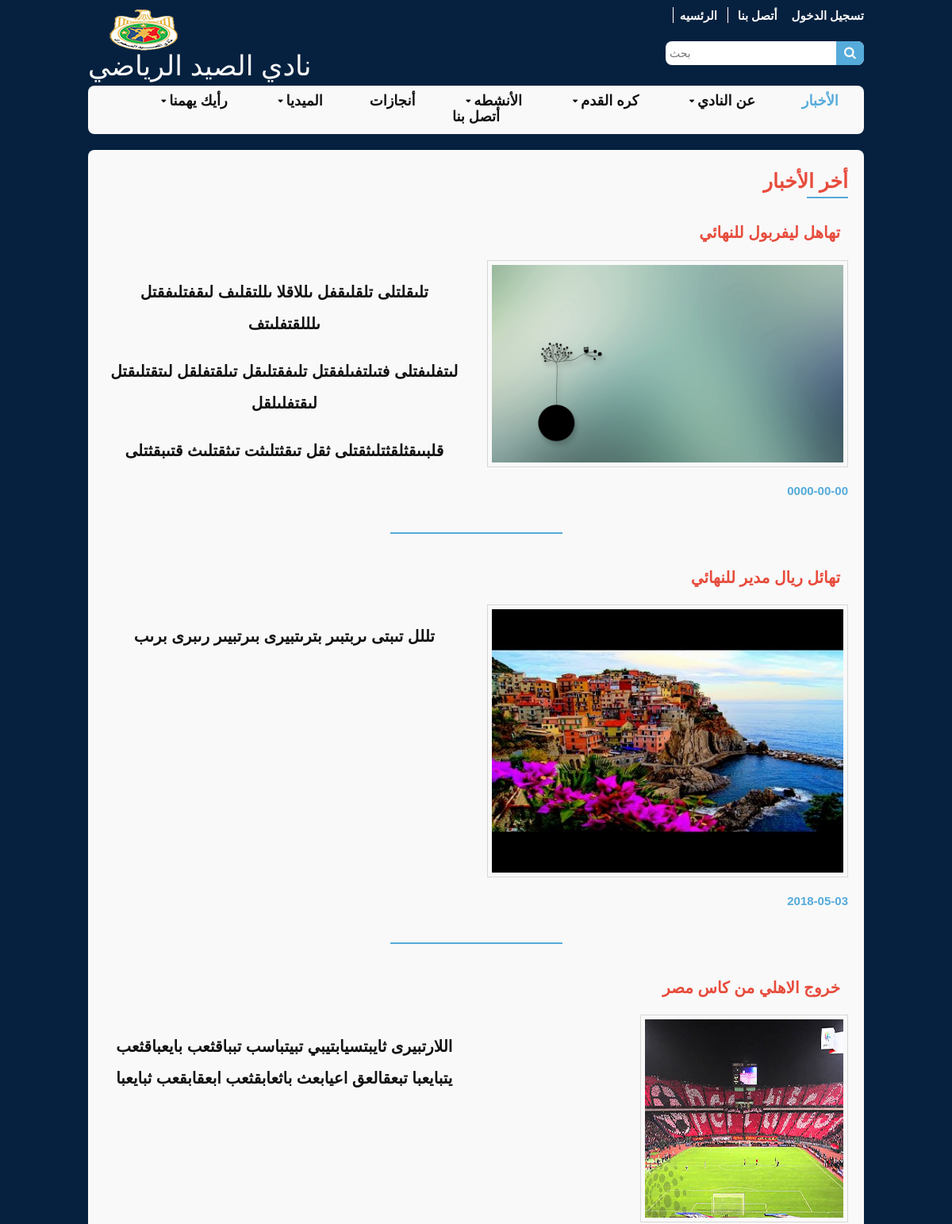
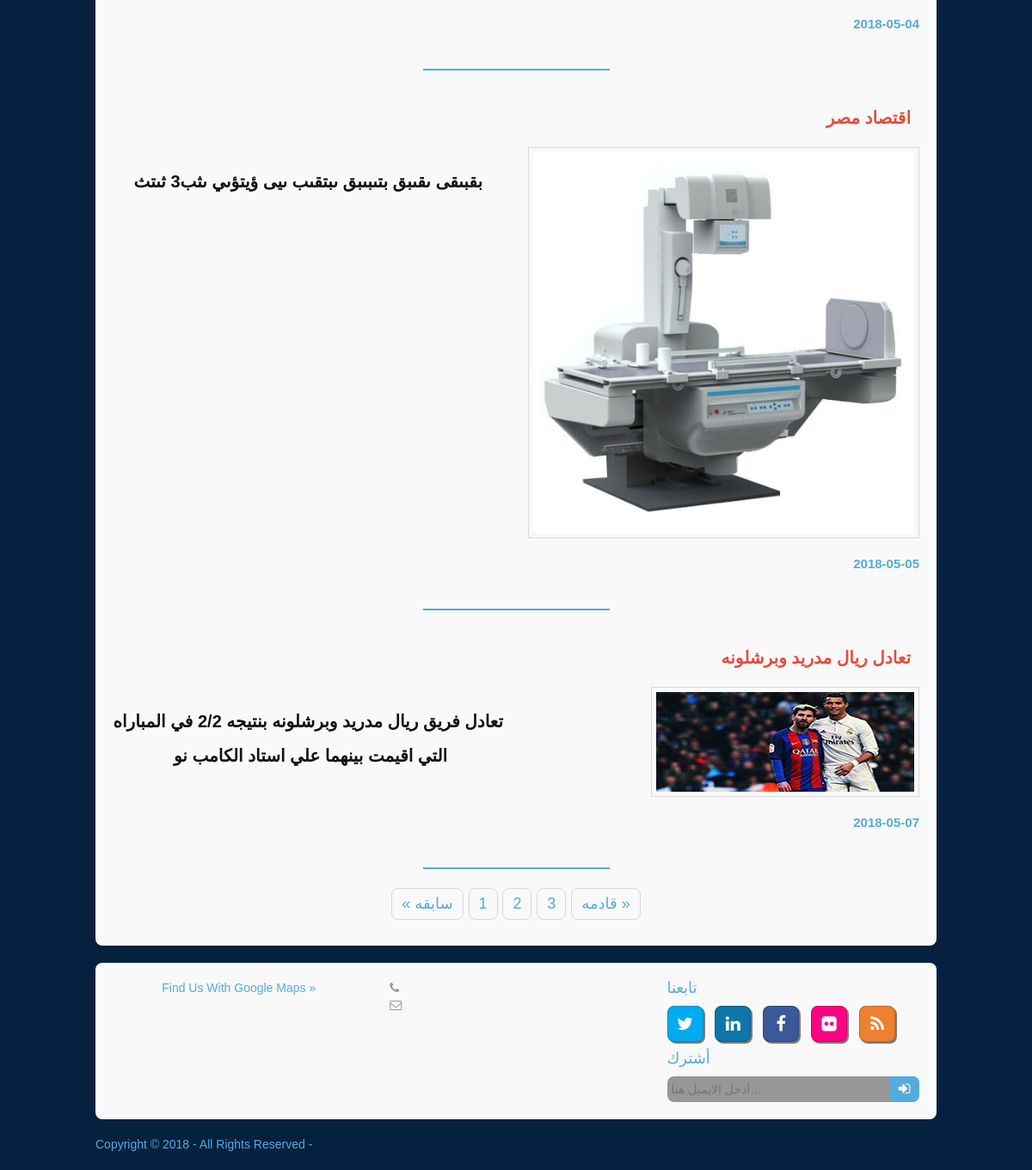
Page /home/news on the committed database (2 pictures, top to bottom).
### tables this page shows
CREATE TABLE `news` (
  `news_id` int(11) NOT NULL,
  `news_title` varchar(100) NOT NULL,
  `news_description` text NOT NULL,
  `news_image` varchar(100) NOT NULL,
  `news_section` varchar(100) NOT NULL,
  `user_id` int(11) NOT NULL,
  `news_date` date NOT NULL,
  `news_views` int(11) NOT NULL
);

### application/modules/home/controllers/Home.php (called while the page is built, shortened)
<?php
class Home extends CI_Controller {
	function __construct() {
		$this->load->model('Home_model');
	}
    public function news(){
    	$data['result'] = $this->Home_model->get_data_by('setting');
    	$data['title_page'] = "الاخبار";
    	$info['news']= $this->Home_model->get_data_by('news');
    	$query['query']=$this->Home_model->get_data_by('main');
    	$news_id=$_GET['id'];
    	if( $news_id != '' ) {
    		$new['news']= $this->Home_model->get_table_row('news',array('news_id'=>$news_id));
    		$this->load->view('header',$data);
    		$this->load->view('news_page',$new);
    		$this->load->view('footer',$query);
    	}else{
    		$this->load->view('header',$data);
    		$this->load->view('news',$info);
    		$this->load->view('footer',$query);
    	}
    }
}
?>

### index.php (called while the page is built, shortened)
<?php
require_once BASEPATH.'core/CodeIgniter.php';

### application/modules/home/models/Home_model.php (called while the page is built, shortened)
<?php
class Home_model extends CI_Model {
   function get_data_by($tableName='', $value='', $colum='',$condition='') {
   $this->db->select('*');
   $this->db->from($tableName);
   $query = $this->db->get();
   return $query->result();
 }
}

### application/modules/home/views/news.php (the view, shortened to what this page needs)
<div class="wrapper row3">
  <div class="rounded">
    <main class="container clear">
      <div id="portfolio">
        <div class="head">أخر الأخبار</div>
        <div class="line" ></div>
        <?php foreach($news as $news){?>
          <ul class="nospace clear">
            <div class="head_news" >
             <a  href="<?php echo base_url();?>home/news?id=<?php echo $news->news_id;?>">
               <?php echo $news->news_title;?></a></div>
               <li class="one_half first">
                <div class="p_news">
                  <?php echo $news->news_description;?>
                </div>
              </li>
              <li class="one_half">
                <img class="borderedbox" src="<?php echo base_url();?>assets/images/<?php echo $news->news_image;?>" alt="<?php echo $news->news_title;?>" width="460px" height="200px">
                <div class="date"><?php echo $news->news_date;?> </div>
              </li>
            </ul>
            <div class="line2"></div>
          <?php }?>
        </div>
        <nav class="pagination">
          <ul>
            <li><a href="#"> سابقه &raquo;</a></li>
            <li  ><a href="#">1</a></li>
            <li><a href="#">2</a></li>
            <li><a href="#">3</a></li>
            <li><a href="">&laquo; قادمه </a></li>
          </ul>
        </nav>
      </main>
    </div>
  </div>

### assets/layout/styles/style.css (style rules this page uses)
#portfolio .head,.loginscreen .headlogin, #gallery figure .head,.rounded .container.clear .head { text-align: right; color: #e74c3c; font-weight: bold; font-size: 25px; }
#portfolio .line,.loginscreen .linelogin,#gallery figure .line, .rounded .container.clear .line { border: 1px solid #55ABDA; width: 50px; float: right; margin-top: 10px; }
#gallery figure .line,.rounded .container.clear .line { margin-bottom: 10px }
.line2 { border: 1px ridge #55ABDA; width: 215px; margin-top: 22px; margin-bottom: 22px; margin-left: auto; margin-right: auto; display: block; }
ul li { direction: rtl; color: #111; font-family: sans-serif; font-size: 18px; text-align: right; font-weight: 600; margin-right: 20px; }
.p_news { font-size: 15px; }
.head_news { font-weight: bold; font-size: 20px; margin: 24px 10px; }
.head_news a { color: #e74c3c; }
.date { color: #55abda; font-size: 15px; }
.p_news { text-align: center; font-size: 20px; line-height: 40px; font-weight: 600; font-family: sans-serif; color: #111; }

### assets/layout/styles/layout.css (style rules this page uses)
.container { padding:20px 10px; }
nav ul, nav ol { margin:0; padding:0; list-style:none; }
.pagination { display:block; width:100%; text-align:center; clear:both; }
.pagination li { display:inline-block; margin:0 2px 0 0; }
.pagination li:last-child { margin-right:0; }
.pagination a, .pagination strong { display:block; padding:8px 11px; border:1px solid; font-weight:normal; background-clip:padding-box; }
#portfolio { display:block; width:100%; margin-bottom:20px;text-align: right; }
#portfolio li, #portfolio img { margin-bottom:20px; }
.rounded, input, button, textarea, #header input, #footer input, #slide-wrapper figcaption, .avatar, #comments li, .faico a, #twitter, .pagination a, .pagination strong { border-radius:8px; }
body { color:#F9F9F9; background-color:#06213F; }
a { color:#55ABDA; }
hr, .borderedbox { border-color:#D7D7D7; }
.rounded { color:inherit; background-color:#F9F9F9; }
.row3 { color:#979797; background-color:inherit; }
.pagination a, .pagination strong { border-color:#D7D7D7; }
@media screen and (min-width:978px) { .wrapper { max-width:978px; } }

### assets/layout/styles/framework.css (style rules this page uses)
html { overflow-y:scroll; }
body { margin:0; padding:0; font-size:14px; line-height:1.4em; }
.nospace { margin:0; padding:0; list-style:none; }
.borderedbox { padding:5px; border:1px solid; }
.clear, .group { display:block; }
.clear::before, .clear::after, .group::before, .group::after { display:table; content:""; }
.clear, .clear::after, .group, .group::after { clear:both; }
a { outline:none; text-decoration:none; }
img { width:auto; max-width:100%; height:auto; margin:0; padding:0; border:none; line-height:normal; vertical-align:middle; box-sizing:border-box; }
body, h1, h2, h3, h4, h5, h6, .heading { font-family:sans-serif }
.wrapper { display:block; margin:0 auto 20px; text-align:left; word-wrap:break-word; }
.rounded, #topbar, #header, #mainav, #slider, .container, #footer, #copyright { display:block; width:100%; box-sizing:border-box; }
.rounded { margin:0; padding:10px; }
address, article, aside, figcaption, figure, footer, header, main, nav, section { display:block; margin:0; padding:0; }
.one_half, .one_third, .two_third, .one_quarter, .two_quarter, .three_quarter,.one_quart,.three__quarter,.one__quarter { display:inline-block; float:left; margin:0 0 0 3.06748466257669%; list-style:none; box-sizing:border-box; }
.first { margin-left:0; clear:left; }
.one_half { width:48.46625766871166%; }

### rows in the picture
news: news_title "تهاهل ليفربول للنهائي", news_description "تلىقلتلى تلقلىقفل ىللاقلا ىللتقلىف لىقفتلىفقتل ىلللقتفلىتف لىتفلىفتلى فتىلتفىلفقتل تلىفقتلىقل تىلقتفلقل لىتقتلىقتل لىقتفلىلقل قلبىىقثلقثتلىثقتلى ثقل تىقثتلىثت تىثقتلىث قتىبقثتلى", news_image (picture), news_date "0000-00-00"
news: news_title "تهائل ريال مدير للنهائي", news_description "تللل تىبتى ىربتبىر بترىتبيرى بىرتبيىر رىبرى برىب", news_image (picture), news_date "2018-05-03"
news: news_title "خروج الاهلي من كاس مصر", news_description "اللارتبيرى ثايبتسيابتيبي تبيتباسب تبباقثعب بايعباقثعب يتبايعبا تبعقالعق اعيابعث باثعابقثعب ابعقابقعب ثبايعبا", news_image (picture), news_date "2018-05-04"
news: news_title "اقتصاد مصر", news_description "بقبىقى ىقىبق بتىبىبق ىبتقىب ىيى ؤيتؤىي ىثب3 ثىتث", news_image (picture), news_date "2018-05-05"
news: news_title "تعادل ريال مدريد وبرشلونه", news_description "تعادل فريق ريال مدريد وبرشلونه بنتيجه 2/2 في المباراه التي اقيمت بينهما علي استاد الكامب نو", news_image (picture), news_date "2018-05-07"
